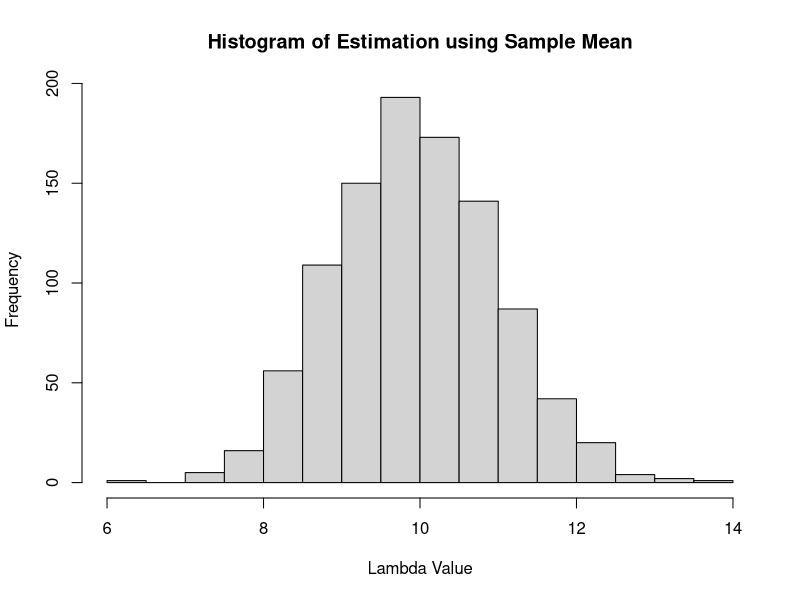
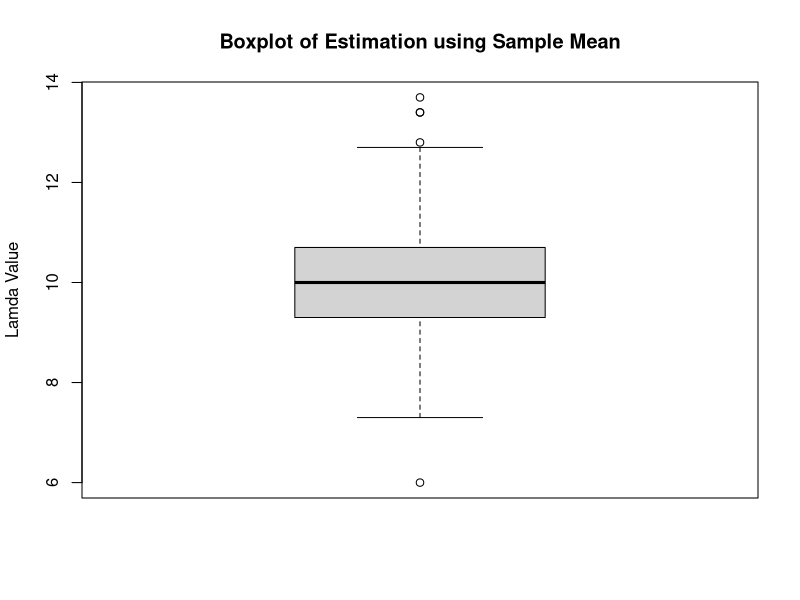
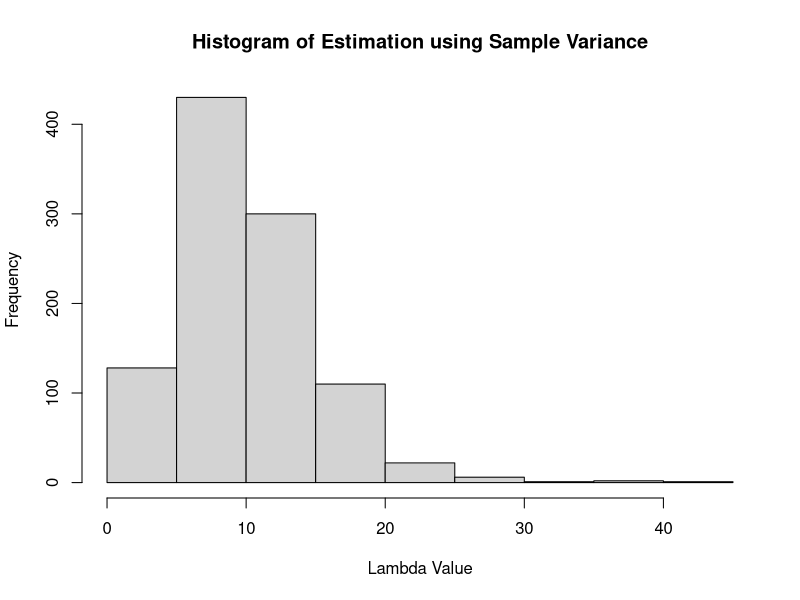
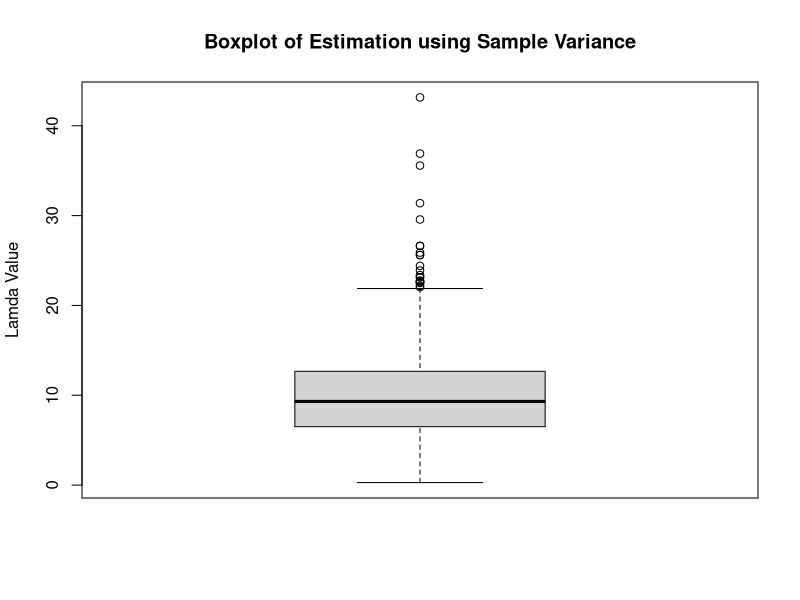

Reproduce these figures in R, in order.
## ---- chunk 1
knitr::opts_chunk$set(echo = TRUE)
## ---- chunk 2
# input your r code here
x1 <- c()
for (i in 1:1000){
  x1[i] = mean(rpois(n = 10, lambda = 10))
}
hist(x1,
     main = "Histogram of Estimation using Sample Mean",
     xlab = "Lambda Value")

boxplot(x1,
        main = "Boxplot of Estimation using Sample Mean",
        ylab = "Lamda Value" )

## ---- chunk 3
# input your r code here
x2 <- c()
for (i in 1:1000){
  x2[i] = var(rpois(n = 10, lambda = 10))
}
hist(x2,
     main = "Histogram of Estimation using Sample Variance",
     xlab = "Lambda Value")

boxplot(x2,
        main = "Boxplot of Estimation using Sample Variance",
        ylab = "Lamda Value")
## ---- chunk 4
# input your r code here
med1 = median(x1)
ran1 = max(x1) - min(x1)
std1 = sd(x1)
qrt1 = quantile(x1)

med2 = median(x2)
ran2 = max(x2) - min(x2)
std2 = sd(x2)
qrt2 = quantile(x2)


cat("Sample Mean as the Estimator", '\n',
    "Median \t \t: ", med1, '\n',
    "Range  \t \t: ", ran1, '\n',
    "Standard Deviation \t: ", std1, '\n',
    "Quartile (Q1)\t \t: ", qrt1[2],'\n',
    "Quartile (Q3)\t \t: ", qrt1[4], '\n')

cat("Sample Variance as the Estimator", '\n',
    "Median \t \t: ", med2, '\n',
    "Range  \t \t: ", ran2, '\n',
    "Standard Deviation \t: ", std2, '\n',
    "Quartile (Q1)\t \t: ", qrt2[2],'\n',
    "Quartile (Q3)\t \t: ", qrt2[4])
